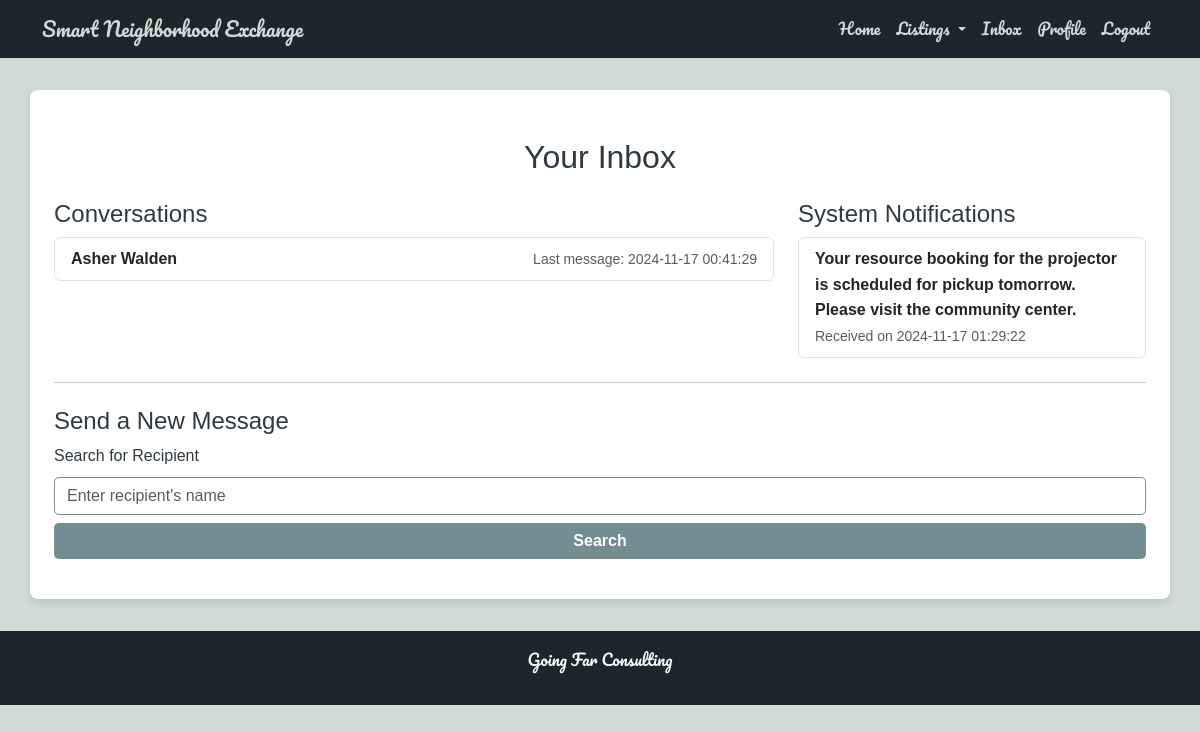
Page /inbox (signed in) on the committed database.
### tables this page shows
CREATE TABLE users (
            id INTEGER PRIMARY KEY AUTOINCREMENT,
            name TEXT NOT NULL,
            email TEXT NOT NULL UNIQUE,
            password TEXT NOT NULL,
            location TEXT,
            profile_image TEXT
        , rating REAL DEFAULT 0);

CREATE TABLE messages (
            message_id INTEGER PRIMARY KEY AUTOINCREMENT,
            sender_id INTEGER NOT NULL,
            receiver_id INTEGER NOT NULL,
            content TEXT NOT NULL,
            timestamp TEXT NOT NULL, is_system_message INTEGER DEFAULT 0,
            FOREIGN KEY (sender_id) REFERENCES users (id) ON DELETE CASCADE,
            FOREIGN KEY (receiver_id) REFERENCES users (id) ON DELETE CASCADE
        );

### app.py (the view)
@app.route('/inbox')
def inbox():
    user_id = session.get('user_id')
    if not user_id:
        flash("Please log in to view your inbox.", "error")
        return redirect(url_for('login'))
    try:
        db = get_db()  # Ensure database connection is active
        search_query = request.args.get('search_recipient', '').strip()
        recipients = []
        if search_query:
            recipients = db.execute(
                "SELECT id, name FROM users WHERE name LIKE ? LIMIT 10",
                (f"%{search_query}%",)
            ).fetchall()
        conversations = get_inbox(user_id)
        system_messages = db.execute(
            """
            SELECT content, timestamp
            FROM messages
            WHERE receiver_id = ? AND is_system_message = 1
            ORDER BY timestamp DESC
            """,
            (user_id,)
        ).fetchall()
        return render_template(
            'inbox.html',
            conversations=conversations,
            recipients=recipients,
            system_messages=system_messages,
        )
    except Exception as e:
        app.logger.error(f"Error in inbox route: {e}")
        flash("An error occurred while loading your inbox. Please try again.", "error")
        return redirect(url_for('profile'))

### app.py (called while the page is built)
@app.before_request
def initialize_database():
    init_db()

@app.teardown_appcontext
def shutdown_session(exception=None):
    close_db()

### database.py (called while the page is built)
def get_db():
    if 'db' not in g:
        g.db = sqlite3.connect(DATABASE)
        g.db.row_factory = sqlite3.Row
    return g.db

def get_inbox(user_id):
    db = get_db()  # Use Flask's connection manager
    try:
        cursor = db.cursor()
        cursor.execute("""
            SELECT u.id, u.name, MAX(m.timestamp) as last_message
            FROM messages m
            JOIN users u ON u.id = CASE WHEN m.sender_id = ? THEN m.receiver_id ELSE m.sender_id END
            WHERE m.sender_id = ? OR m.receiver_id = ?
            GROUP BY u.id, u.name
            ORDER BY last_message DESC
        """, (user_id, user_id, user_id))
        conversations = cursor.fetchall()
        return conversations
    except Exception as e:
        raise  # Let the exception bubble up for better error logging

### templates/inbox.html (shortened to what this page needs)
{% extends "base.html" %}
{% block content %}
<div class="container mt-4">
    <h2 class="mb-4 text-center">Your Inbox</h2>
    <div class="row">
        <div class="col-md-8">
            <h4>Conversations</h4>
            {% if conversations %}
                <ul class="list-group">
                    {% for conversation in conversations %}
                        <li class="list-group-item d-flex justify-content-between align-items-center">
                            {% if conversation['name'] == 'System Notifications' %}
                                <a href="{{ url_for('system_notifications') }}" class="text-decoration-none text-dark">
                                    <strong>{{ conversation['name'] }}</strong>
                                </a>
                            {% else %}
                                <a href="{{ url_for('conversation', user_id=conversation['id']) }}" class="text-decoration-none text-dark">
                                    <strong>{{ conversation['name'] }}</strong>
                                </a>
                            {% endif %}
                            <span class="text-muted small">Last message: {{ conversation['last_message'] }}</span>
                        </li>
                    {% endfor %}
                </ul>
            {% else %}
                <p class="text-muted">You have no conversations yet.</p>
            {% endif %}
        </div>
        <div class="col-md-4">
            <h4>System Notifications</h4>
            {% if system_messages %}
                <ul class="list-group">
                    {% for message in system_messages %}
                        <li class="list-group-item">
                            <strong>{{ message['content'] }}</strong>
                            <br>
                            <small class="text-muted">Received on {{ message['timestamp'] }}</small>
                        </li>
                    {% endfor %}
                </ul>
            {% else %}
                <p class="text-muted">No system notifications at the moment.</p>
            {% endif %}
        </div>
    </div>
    <hr class="my-4">
    <div class="row">
        <div class="col-md-12">
            <h4>Send a New Message</h4>
            <form action="{{ url_for('inbox') }}" method="GET" class="mb-3">
                <label for="search_recipient" class="form-label">Search for Recipient</label>
                <input type="text" id="search_recipient" name="search_recipient" class="form-control"
                       placeholder="Enter recipient's name" value="{{ request.args.get('search_recipient', '') }}">
                <button type="submit" class="btn btn-secondary mt-2 w-100">Search</button>
            </form>
        </div>
    </div>
</div>
{% endblock %}

### static/style.css (style rules this page uses)
* { margin: 0; padding: 0; box-sizing: border-box; }
body { font-family: Arial, sans-serif; line-height: 1.6; color: #2E3944; background-color: #D3D9D4; }
button, .btn { font-size: 16px; font-weight: bold; border: none; border-radius: 5px; transition: background-color 0.3s ease, color 0.3s ease; }
.btn-secondary { background-color: #748D92; color: #FFFFFF; }
.form-control, textarea.form-control { border-radius: 5px; border: 1px solid #748D92; }

### rows in the picture
users: name "Asher Walden", last_message "2024-11-17 00:41:29"
messages: content "Your resource booking for the projector is scheduled for pickup tomorrow. Please visit the community center.", timestamp "2024-11-17 01:29:22"
